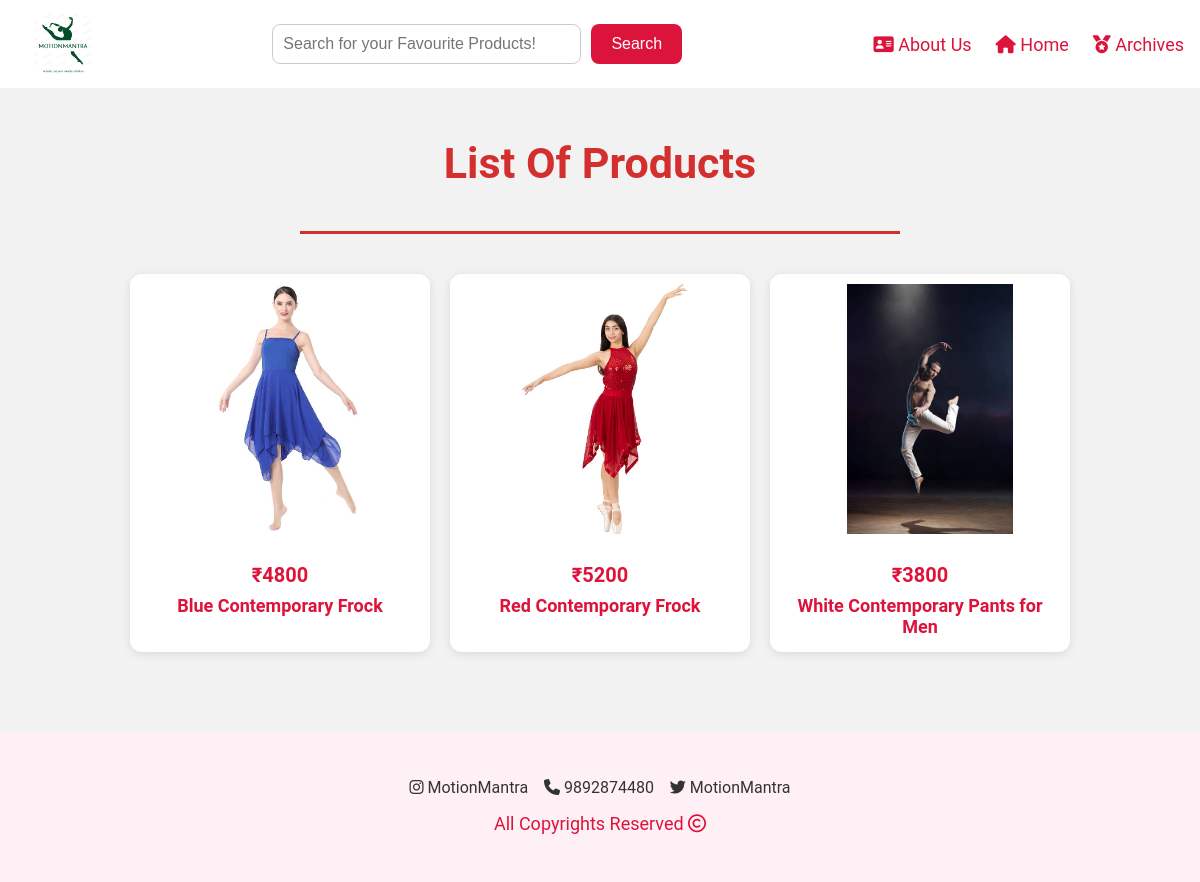
Page /Merchandise/contemporary.php on the committed database.
### tables this page shows
CREATE TABLE `products` (
  `Id` int(5) NOT NULL,
  `Name` varchar(50) NOT NULL,
  `Category` varchar(25) NOT NULL,
  `Price` varchar(20) NOT NULL,
  `image` varchar(75) NOT NULL,
  `Description_1` varchar(1200) DEFAULT NULL,
  `Description_2` varchar(1200) DEFAULT NULL,
  `Description_3` varchar(1200) DEFAULT NULL
);

### Merchandise/contemporary.php (the view, shortened to what this page needs)
<?php
$servername = "localhost";
$username = "root";
$password = "";
$dbname = "merchandise";
$conn = new mysqli($servername, $username, $password, $dbname);
$result = $conn->query("SELECT * FROM products WHERE category='contemporary'");
?>
<!DOCTYPE html>
<html lang="en">
<head>
</head>
<body>
    <header>
        <img id="logo" src="images/logo.png" alt="Logo">
        <form action="search.php">
            <input type="search" name="category_search" placeholder="Search for your Favourite Products!">
            <input type="submit" value="Search">
        </form>
        <nav>
            <a href="#about-us"><i class="fa-solid fa-address-card"></i> About Us</a>
            <a href="home.php"><i class="fa-solid fa-home"></i> Home</a>
            <a href="#archives"><i class="fa-solid fa-medal"></i> Archives</a>
        </nav>
    </header>
    <p id="RP">List Of Products</p>
    <hr>
    <div class="product-container">
        <?php
        while ($row = $result->fetch_assoc()) {
            echo "<div class='product-box'>";
            echo "<a href='product.php?id=" . $row['Id'] . "'>";
            echo "<img src='" . $row['image'] . "' alt='" . $row['Name'] . "'>";
            echo "<div class='product-info'>";
            echo "<div class='price'>₹" . $row['Price'] . "</div>";
            echo "<a href='product.php?id=" . $row['Id'] . "'>" . $row['Name'] . "</a>";
            echo "</div>";
            echo "</a>";
            echo "</div>";
        }
        ?>
    </div>
    <footer>
        <p>
            <i class="fa-brands fa-instagram"></i> MotionMantra &nbsp;&nbsp;
            <i class="fa-solid fa-phone"></i> 9892874480 &nbsp;&nbsp;
            <i class="fa-brands fa-twitter"></i> MotionMantra
        </p>
        <p id="copyright">All Copyrights Reserved <i class="fa-regular fa-copyright"></i></p>
    </footer>
</body>
</html>

### Merchandise/contemporary.php (style rules this page uses)
body { font-family: 'Roboto', sans-serif; background-color: #f2f2f2; color: #333; margin: 0; padding: 0; }
header { height: 8%; width: 100%; background: #fff; padding: 14px; top: 0; display: flex; align-items: center; justify-content: space-between; }
#logo { height: 60px; margin-left: 20px; border-radius: 20%; }
form { flex-grow: 1; display: flex; justify-content: center; }
input[type=search] { width: 40%; padding: 10px; font-size: 16px; border-radius: 8px; border: 1px solid #ccc; outline: none; }
input[type=submit] { background: crimson; color: white; padding: 10px 20px; border: none; cursor: pointer; border-radius: 8px; font-size: 16px; margin-left: 10px; }
nav { margin-right: 20px; }
nav a { color: crimson; font-size: 18px; text-decoration: none; margin: 0 10px; transition: all 0.3s; }
#RP { font-size: 43px; text-align: center; color: #d32f2f; font-weight: bold; margin-top: 50px; }
hr { border: none; height: 2.5px; background-color: #d32f2f; width: 50%; margin: auto; }
.product-container { display: flex; flex-wrap: wrap; justify-content: center; gap: 20px; padding: 40px; }
.product-box { width: 300px; background: white; border-radius: 12px; overflow: hidden; box-shadow: 0 2px 10px rgba(0, 0, 0, 0.1); transition: all 0.3s ease-in-out; text-align: center; }
.product-box img { width: 100%; height: 250px; object-fit: contain; padding: 10px; background: #fff; transition: transform 0.3s; }
.product-info { padding: 15px; font-size: 18px; color: crimson; }
.product-info .price { font-weight: bold; font-size: 20px; margin-bottom: 8px; }
.product-info a { text-decoration: none; color: crimson; font-weight: bold; transition: all 0.3s; }
footer { background: lavenderblush; padding: 30px; text-align: center; margin-top: 40px; }
#copyright { font-size: 18px; color: crimson; margin-top: 10px; }

### rows in the picture
products: image (picture), Price "4800", Name "Blue Contemporary Frock"
products: image (picture), Price "5200", Name "Red Contemporary Frock"
products: image (picture), Price "3800", Name "White Contemporary Pants for Men"
